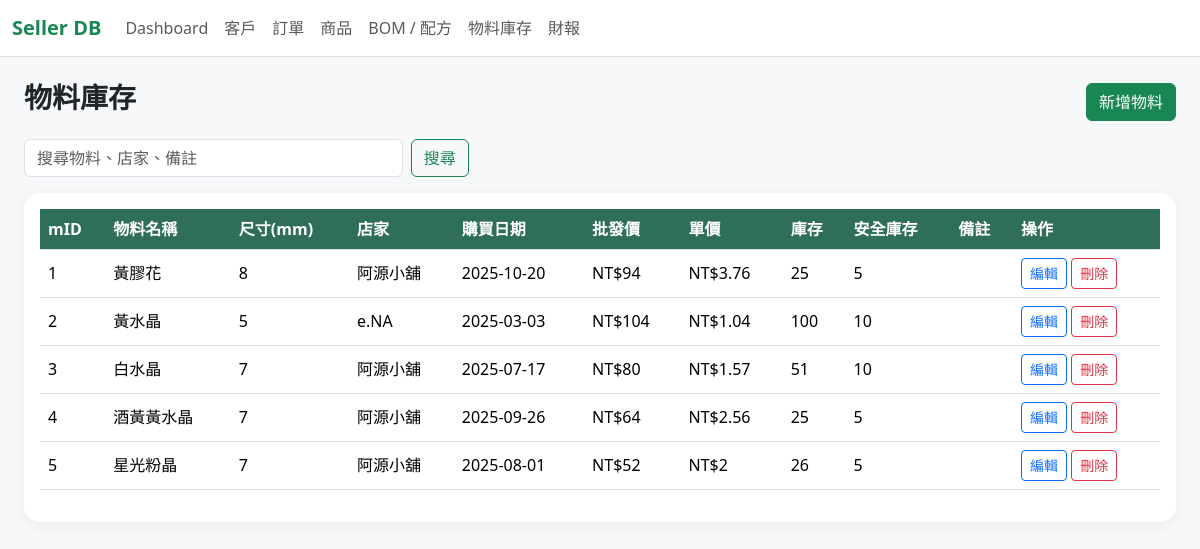
Page /materials on the earlier database version.
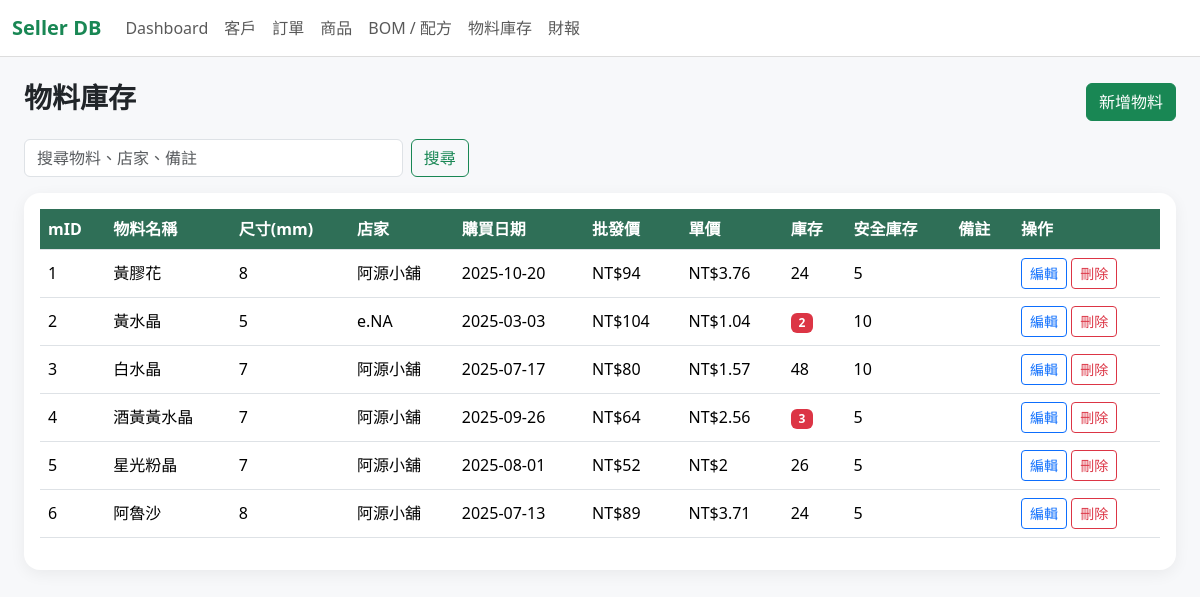
Same page on the later database version.
### tables this page shows
CREATE TABLE MATERIAL_INVENTORY (mID TEXT PRIMARY KEY UNIQUE, m_name TEXT, m_size NUMERIC, wholesale_price NUMERIC, store TEXT, purchase_date TEXT CHECK (length(purchase_date) = 10 AND purchase_date LIKE '____-__-__'), unit_price NUMERIC, stock INTEGER, safe_stock INTEGER, note TEXT);

### app.py (the view)
@app.route("/materials")
def materials():
    q = request.args.get("q", "").strip()
    db = get_db()
    if q:
        rows = db.execute('''
            SELECT * FROM MATERIAL_INVENTORY
            WHERE TRIM(COALESCE(mID, '')) != ''
              AND (m_name LIKE ? OR store LIKE ? OR note LIKE ? OR mID LIKE ?)
            ORDER BY CAST(mID AS INTEGER), mID
        ''', [f"%{q}%"] * 4).fetchall()
    else:
        rows = db.execute('''
            SELECT * FROM MATERIAL_INVENTORY
            WHERE TRIM(COALESCE(mID, '')) != ''
            ORDER BY CAST(mID AS INTEGER), mID
        ''').fetchall()
    return render_template("materials.html", materials=rows, q=q)

### app.py (called while the page is built)
def get_db():
    if "db" not in g:
        g.db = sqlite3.connect(DB_PATH, timeout=10.0)
        g.db.row_factory = sqlite3.Row
        g.db.execute("PRAGMA foreign_keys = ON")
        g.db.execute("PRAGMA journal_mode = WAL")
        g.db.execute("PRAGMA synchronous = NORMAL")
    return g.db

### templates/materials.html
{% extends "base.html" %}
{% block content %}
<div class="d-flex justify-content-between align-items-center mb-3">
    <h3 class="fw-bold">物料庫存</h3>
    <a class="btn btn-success" href="{{ url_for('material_new') }}">新增物料</a>
</div>
<form class="row g-2 mb-3">
    <div class="col-md-4">
        <input class="form-control" name="q" value="{{ q }}" placeholder="搜尋物料、店家、備註">
    </div>
    <div class="col-auto">
        <button class="btn btn-outline-success">搜尋</button>
    </div>
</form>
<div class="card p-3">
    <div class="table-responsive">
        <table class="table table-hover align-middle">
            <thead>
            <tr>
                <th>mID</th>
                <th>物料名稱</th>
                <th>尺寸(mm)</th>
                <th>店家</th>
                <th>購買日期</th>
                <th>批發價</th>
                <th>單價</th>
                <th>庫存</th>
                <th>安全庫存</th>
                <th>備註</th>
                <th>操作</th>
            </tr>
            </thead>
            <tbody>
            {% for m in materials %}
            <tr>
                <td>{{ m.mID }}</td>
                <td>{{ m.m_name }}</td>
                <td>{{ m.m_size }}</td>
                <td>{{ m.store }}</td>
                <td>{{ m.purchase_date }}</td>
                <td>NT${{ m.wholesale_price }}</td>
                <td>NT${{ m.unit_price }}</td>
                <td>
                    {% if m.stock|int <= m.safe_stock|int %}
                        <span class="badge text-bg-danger">{{ m.stock }}</span>
                    {% else %}
                        {{ m.stock }}
                    {% endif %}
                </td>
                <td>{{ m.safe_stock }}</td>
                <td>{{ m.note }}</td>
                <td>
                    <a class="btn btn-sm btn-outline-primary" href="{{ url_for('material_edit', mID=m.mID) }}">編輯</a>
                    <form class="action-form" method="post" action="{{ url_for('material_delete', mID=m.mID) }}" onsubmit="return confirm('確定刪除？')">
                        <button class="btn btn-sm btn-outline-danger">刪除</button>
                    </form>
                </td>
            </tr>
            {% else %}
            <tr><td colspan="11" class="text-center text-muted">沒有資料</td></tr>
            {% endfor %}
            </tbody>
        </table>
    </div>
</div>
{% endblock %}

Differences in the rows shown:
changed MATERIAL_INVENTORY "黃膠花": stock "25" → "24"
changed MATERIAL_INVENTORY "黃水晶": stock "100" → "2"
changed MATERIAL_INVENTORY "白水晶": stock "51" → "48"
changed MATERIAL_INVENTORY "酒黃黃水晶": stock "25" → "3"
added MATERIAL_INVENTORY: mID "6", m_name "阿魯沙", m_size "8", store "阿源小舖", purchase_date "2025-07-13", wholesale_price "89", unit_price "3.71", stock "24", safe_stock "5"
